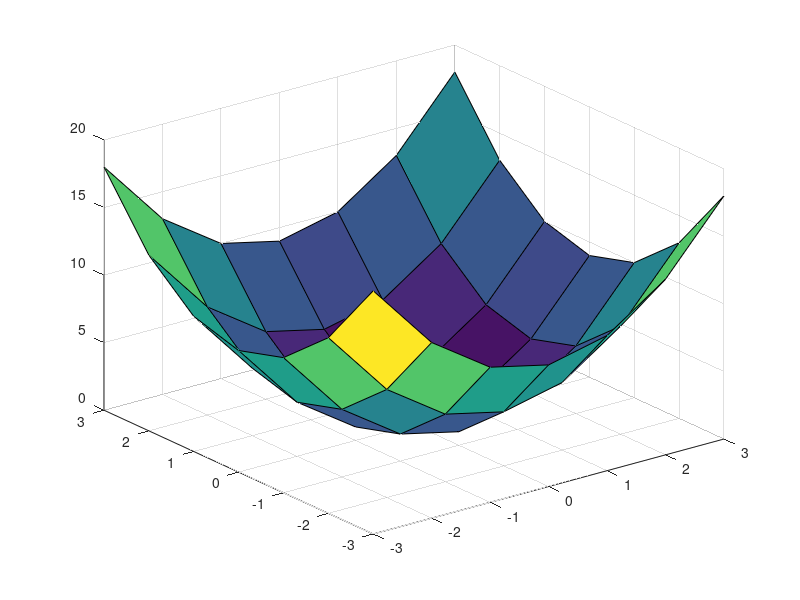

The MATLAB source for this figure:
clc
clear
close all
x=-3:3;
y=-3:3;
[xx,yy]=meshgrid(x,y);
zz=xx.^2+yy.^2;
%mesh(xx,yy,zz);%only border
surf(xx,yy,zz);%filled with color